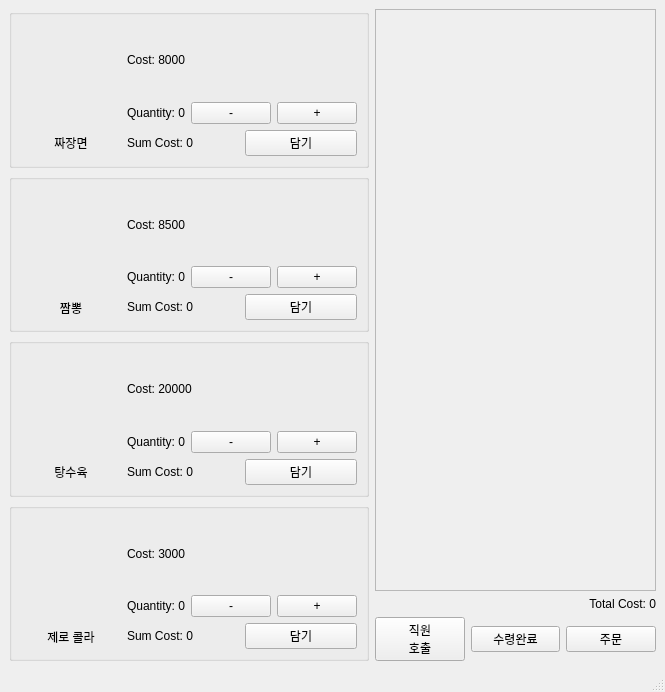
<?xml version="1.0" encoding="UTF-8"?>
<ui version="4.0">
 <class>TableOrderWindow</class>
 <widget class="QMainWindow" name="TableOrderWindow">
  <property name="geometry">
   <rect>
    <x>0</x>
    <y>0</y>
    <width>665</width>
    <height>692</height>
   </rect>
  </property>
  <property name="windowTitle">
   <string>Table Order</string>
  </property>
  <widget class="QWidget" name="centralwidget">
   <layout class="QHBoxLayout" name="mainLayout">
    <item>
     <layout class="QVBoxLayout" name="menuLayout">
      <item>
       <widget class="QGroupBox" name="groupBox_jjajang">
        <property name="title">
         <string/>
        </property>
        <layout class="QHBoxLayout" name="groupLayout_jjajang">
         <item>
          <layout class="QVBoxLayout" name="groupLeftLayout_jjajang">
           <item>
            <widget class="QLabel" name="imageLabel_jjajang">
             <property name="minimumSize">
              <size>
               <width>100</width>
               <height>100</height>
              </size>
             </property>
             <property name="pixmap">
              <pixmap>짜장면.jpg</pixmap>
             </property>
             <property name="scaledContents">
              <bool>true</bool>
             </property>
             <property name="alignment">
              <set>Qt::AlignCenter</set>
             </property>
            </widget>
           </item>
           <item>
            <widget class="QLabel" name="itemLabel_jjajang">
             <property name="text">
              <string>짜장면</string>
             </property>
             <property name="alignment">
              <set>Qt::AlignCenter</set>
             </property>
            </widget>
           </item>
          </layout>
         </item>
         <item>
          <layout class="QVBoxLayout" name="groupRightLayout_jjajang">
           <item>
            <widget class="QLabel" name="costLabel_jjajang">
             <property name="text">
              <string>Cost: 8000</string>
             </property>
            </widget>
           </item>
           <item>
            <layout class="QHBoxLayout" name="qtyLayout_jjajang">
             <item>
              <widget class="QLabel" name="quantityLabel_jjajang">
               <property name="text">
                <string>Quantity: 0</string>
               </property>
              </widget>
             </item>
             <item>
              <widget class="QPushButton" name="minusButton_jjajang">
               <property name="text">
                <string>-</string>
               </property>
              </widget>
             </item>
             <item>
              <widget class="QPushButton" name="plusButton_jjajang">
               <property name="text">
                <string>+</string>
               </property>
              </widget>
             </item>
            </layout>
           </item>
           <item>
            <layout class="QHBoxLayout" name="addLayout_jjajang">
             <item>
              <widget class="QLabel" name="sumCostLabel_jjajang">
               <property name="text">
                <string>Sum Cost: 0</string>
               </property>
              </widget>
             </item>
             <item>
              <widget class="QPushButton" name="addButton_jjajang">
               <property name="text">
                <string>담기</string>
               </property>
              </widget>
             </item>
            </layout>
           </item>
          </layout>
         </item>
        </layout>
       </widget>
      </item>
      <item>
       <widget class="QGroupBox" name="groupBox_jjamppong">
        <property name="title">
         <string/>
        </property>
        <layout class="QHBoxLayout" name="groupLayout_jjamppong">
         <item>
          <layout class="QVBoxLayout" name="groupLeftLayout_jjamppong">
           <item>
            <widget class="QLabel" name="imageLabel_jjamppong">
             <property name="minimumSize">
              <size>
               <width>100</width>
               <height>100</height>
              </size>
             </property>
             <property name="pixmap">
              <pixmap>짬뽕.jpg</pixmap>
             </property>
             <property name="scaledContents">
              <bool>true</bool>
             </property>
             <property name="alignment">
              <set>Qt::AlignCenter</set>
             </property>
            </widget>
           </item>
           <item>
            <widget class="QLabel" name="itemLabel_jjamppong">
             <property name="text">
              <string>짬뽕</string>
             </property>
             <property name="alignment">
              <set>Qt::AlignCenter</set>
             </property>
            </widget>
           </item>
          </layout>
         </item>
         <item>
          <layout class="QVBoxLayout" name="groupRightLayout_jjamppong">
           <item>
            <widget class="QLabel" name="costLabel_jjamppong">
             <property name="text">
              <string>Cost: 8500</string>
             </property>
            </widget>
           </item>
           <item>
            <layout class="QHBoxLayout" name="qtyLayout_jjamppong">
             <item>
              <widget class="QLabel" name="quantityLabel_jjamppong">
               <property name="text">
                <string>Quantity: 0</string>
               </property>
              </widget>
             </item>
             <item>
              <widget class="QPushButton" name="minusButton_jjamppong">
               <property name="text">
                <string>-</string>
               </property>
              </widget>
             </item>
             <item>
              <widget class="QPushButton" name="plusButton_jjamppong">
               <property name="text">
                <string>+</string>
               </property>
              </widget>
             </item>
            </layout>
           </item>
           <item>
            <layout class="QHBoxLayout" name="addLayout_jjamppong">
             <item>
              <widget class="QLabel" name="sumCostLabel_jjamppong">
               <property name="text">
                <string>Sum Cost: 0</string>
               </property>
              </widget>
             </item>
             <item>
              <widget class="QPushButton" name="addButton_jjamppong">
               <property name="text">
                <string>담기</string>
               </property>
              </widget>
             </item>
            </layout>
           </item>
          </layout>
         </item>
        </layout>
       </widget>
      </item>
      <item>
       <widget class="QGroupBox" name="groupBox_tangsuyuk">
        <property name="title">
         <string/>
        </property>
        <layout class="QHBoxLayout" name="groupLayout_tangsuyuk">
         <item>
          <layout class="QVBoxLayout" name="groupLeftLayout_tangsuyuk">
           <item>
            <widget class="QLabel" name="imageLabel_tangsuyuk">
             <property name="minimumSize">
              <size>
               <width>100</width>
               <height>100</height>
              </size>
             </property>
             <property name="pixmap">
              <pixmap>탕수육.jpg</pixmap>
             </property>
             <property name="scaledContents">
              <bool>true</bool>
             </property>
             <property name="alignment">
              <set>Qt::AlignCenter</set>
             </property>
            </widget>
           </item>
           <item>
            <widget class="QLabel" name="itemLabel_tangsuyuk">
             <property name="text">
              <string>탕수육</string>
             </property>
             <property name="alignment">
              <set>Qt::AlignCenter</set>
             </property>
            </widget>
           </item>
          </layout>
         </item>
         <item>
          <layout class="QVBoxLayout" name="groupRightLayout_tangsuyuk">
           <item>
            <widget class="QLabel" name="costLabel_tangsuyuk">
             <property name="text">
              <string>Cost: 20000</string>
             </property>
            </widget>
           </item>
           <item>
            <layout class="QHBoxLayout" name="qtyLayout_tangsuyuk">
             <item>
              <widget class="QLabel" name="quantityLabel_tangsuyuk">
               <property name="text">
                <string>Quantity: 0</string>
               </property>
              </widget>
             </item>
             <item>
              <widget class="QPushButton" name="minusButton_tangsuyuk">
               <property name="text">
                <string>-</string>
               </property>
              </widget>
             </item>
             <item>
              <widget class="QPushButton" name="plusButton_tangsuyuk">
               <property name="text">
                <string>+</string>
               </property>
              </widget>
             </item>
            </layout>
           </item>
           <item>
            <layout class="QHBoxLayout" name="addLayout_tangsuyuk">
             <item>
              <widget class="QLabel" name="sumCostLabel_tangsuyuk">
               <property name="text">
                <string>Sum Cost: 0</string>
               </property>
              </widget>
             </item>
             <item>
              <widget class="QPushButton" name="addButton_tangsuyuk">
               <property name="text">
                <string>담기</string>
               </property>
              </widget>
             </item>
            </layout>
           </item>
          </layout>
         </item>
        </layout>
       </widget>
      </item>
      <item>
       <widget class="QGroupBox" name="groupBox_zeroCola">
        <property name="title">
         <string/>
        </property>
        <layout class="QHBoxLayout" name="groupLayout_zeroCola">
         <item>
          <layout class="QVBoxLayout" name="groupLeftLayout_zeroCola">
           <item>
            <widget class="QLabel" name="imageLabel_zeroCola">
             <property name="minimumSize">
              <size>
               <width>100</width>
               <height>100</height>
              </size>
             </property>
             <property name="pixmap">
              <pixmap>제로 콜라.jpg</pixmap>
             </property>
             <property name="scaledContents">
              <bool>true</bool>
             </property>
             <property name="alignment">
              <set>Qt::AlignCenter</set>
             </property>
            </widget>
           </item>
           <item>
            <widget class="QLabel" name="itemLabel_zeroCola">
             <property name="text">
              <string>제로 콜라</string>
             </property>
             <property name="alignment">
              <set>Qt::AlignCenter</set>
             </property>
            </widget>
           </item>
          </layout>
         </item>
         <item>
          <layout class="QVBoxLayout" name="groupRightLayout_zeroCola">
           <item>
            <widget class="QLabel" name="costLabel_zeroCola">
             <property name="text">
              <string>Cost: 3000</string>
             </property>
            </widget>
           </item>
           <item>
            <layout class="QHBoxLayout" name="qtyLayout_zeroCola">
             <item>
              <widget class="QLabel" name="quantityLabel_zeroCola">
               <property name="text">
                <string>Quantity: 0</string>
               </property>
              </widget>
             </item>
             <item>
              <widget class="QPushButton" name="minusButton_zeroCola">
               <property name="text">
                <string>-</string>
               </property>
              </widget>
             </item>
             <item>
              <widget class="QPushButton" name="plusButton_zeroCola">
               <property name="text">
                <string>+</string>
               </property>
              </widget>
             </item>
            </layout>
           </item>
           <item>
            <layout class="QHBoxLayout" name="addLayout_zeroCola">
             <item>
              <widget class="QLabel" name="sumCostLabel_zeroCola">
               <property name="text">
                <string>Sum Cost: 0</string>
               </property>
              </widget>
             </item>
             <item>
              <widget class="QPushButton" name="addButton_zeroCola">
               <property name="text">
                <string>담기</string>
               </property>
              </widget>
             </item>
            </layout>
           </item>
          </layout>
         </item>
        </layout>
       </widget>
      </item>
     </layout>
    </item>
    <item>
     <layout class="QVBoxLayout" name="orderLayout">
      <item>
       <widget class="QScrollArea" name="scrollArea">
        <property name="widgetResizable">
         <bool>true</bool>
        </property>
        <widget class="QWidget" name="scrollContent">
         <property name="geometry">
          <rect>
           <x>0</x>
           <y>0</y>
           <width>252</width>
           <height>563</height>
          </rect>
         </property>
         <layout class="QVBoxLayout" name="verticalLayout_scroll"/>
        </widget>
       </widget>
      </item>
      <item>
       <widget class="QLabel" name="totalCostLabel">
        <property name="text">
         <string>Total Cost: 0</string>
        </property>
        <property name="alignment">
         <set>Qt::AlignRight</set>
        </property>
       </widget>
      </item>
      <item>
       <layout class="QHBoxLayout" name="buttonLayout">
        <item>
         <widget class="QPushButton" name="waiterButton">
          <property name="text">
           <string>직원
호출</string>
          </property>
         </widget>
        </item>
        <item>
         <widget class="QPushButton" name="confirmReceiptButton">
          <property name="text">
           <string>수령완료</string>
          </property>
         </widget>
        </item>
        <item>
         <widget class="QPushButton" name="orderButton">
          <property name="text">
           <string>주문</string>
          </property>
         </widget>
        </item>
       </layout>
      </item>
     </layout>
    </item>
   </layout>
  </widget>
  <widget class="QStatusBar" name="statusbar"/>
 </widget>
 <resources/>
 <connections/>
</ui>
